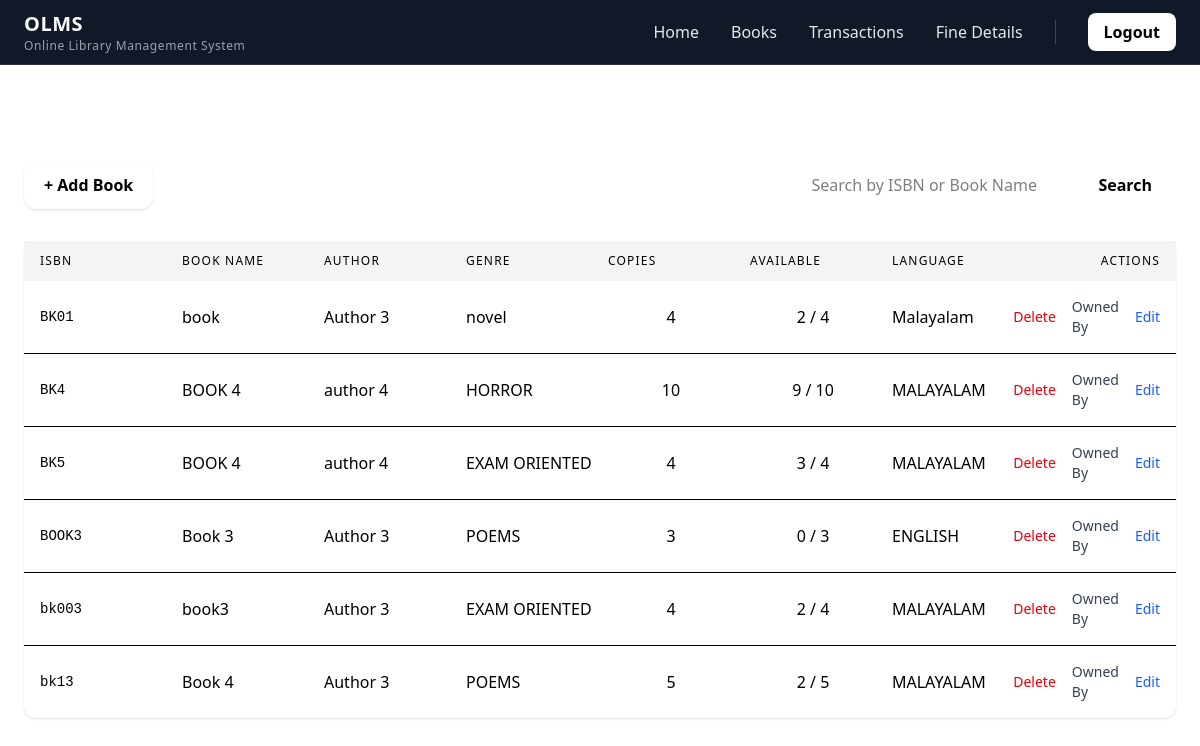
Page /librarian/booklist on the earlier database version.
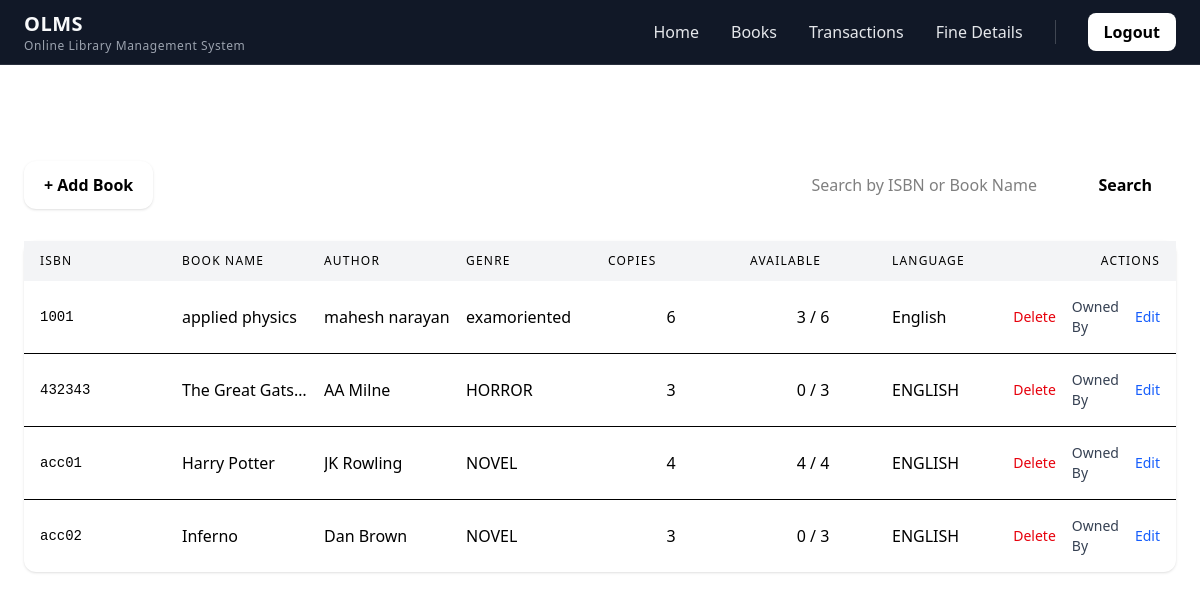
Same page on the later database version.
### common/models.py (models this page shows, shortened)
class Book_details(models.Model):
    Genre_Choice = [
        ('HORROR', 'horror'),
        ('NOVEL', 'novel'),
        ('POEMS', 'poems'),
        ('EXAM ORIENTED','examoriented')
    ]
    Language_Choice=[
        ('ENGLISH','ENGLISH'),
        ('MALAYALAM','MALAYALAM'),
        ('HINDI','HINDI')
    ]
    ISBN = models.CharField(max_length=50, unique=True,)  # ISBN still unique
    cover = models.ImageField(upload_to='covers/', null=True, blank=True)
    Book_name = models.CharField(max_length=100)
    Authors_name = models.CharField(max_length=100)
    Genre = models.CharField(max_length=50,choices=Genre_Choice)
    Language = models.CharField(max_length=50,choices=Language_Choice)
    description = models.TextField(null=True, blank=True)

### librarian/views.py (the view)
# urls.py: path("booklist",views.list_books,name='listofbooks'),
def list_books(request):
    query = request.GET.get("q", "").strip()
    books = (
        Book_details.objects
        .annotate(
            total_copies=Count("copies"),
            available_copies=Count(
                "copies",
                filter=Q(copies__is_available=True)
            )
        )
    )
    if query:
        books = books.filter(
            Q(ISBN__icontains=query) |
            Q(Book_name__icontains=query)
        )
    context = {
        "books": books,
        "query": query,
        "total_books": Book_details.objects.count(),
    }
    return render(request, "librarian/bolist.html", context)

### librarian/templates/librarian/bolist.html (shortened to what this page needs)
{% include 'librarian/lib_header.html' %}
<div class="max-w-7xl mx-auto px-6 py-8 space-y-8 text-white">
  <div class="flex flex-col md:flex-row md:items-center md:justify-between gap-4">
    <h1 class="text-2xl font-semibold tracking-wide">
    </h1>
    <div class="text-sm text-white/60">
    </div>
  </div>
  <div class="relative z-50 flex items-center justify-between gap-6">
    <div class="z-50">
      <a href="{% url 'add_book' %}" class="inline-flex items-center gap-2 px-5 py-3 rounded-xl
                bg-white text-black font-semibold
                shadow hover:bg-gray-200 transition">
        + Add Book
      </a>
    </div>
    <div class="flex-1 flex justify-end z-40">
      <form method="get" class="flex flex-col sm:flex-row gap-4">
        <input type="text" name="q" value="{{ query }}" placeholder="Search by ISBN or Book Name" class="px-4 py-3 rounded-xl bg-white text-black
                      focus:outline-none focus:ring-2 focus:ring-black">
        <button type="submit" class="px-6 py-3 rounded-xl bg-white text-black font-semibold
                       hover:bg-gray-200 transition">
          Search
        </button>
      </form>
    </div>
  </div>
  <div class="bg-white rounded-xl shadow text-black">
    <div class="grid grid-cols-8 gap-4 px-4 py-3 text-xs uppercase tracking-widest bg-gray-100">
      <div>ISBN</div>
      <div>Book Name</div>
      <div>Author</div>
      <div>Genre</div>
      <div>Copies</div>
      <div>Available</div>
      <div>Language</div>
      <div class="text-right">Actions</div>
    </div>
    <div class="divide-y">
      {% for book in books %}
      <div class="grid grid-cols-1 md:grid-cols-8 gap-4 px-4 py-4
                  items-center hover:bg-gray-50 transition">
        <div class="font-mono text-sm break-all">
          {{ book.ISBN }}
        </div>
        <div class="font-medium truncate">
          {{ book.Book_name }}
        </div>
        <div class="truncate">
          {{ book.Authors_name }}
        </div>
        <div>
          {{ book.Genre }}
        </div>
        <div class="text-center">
          {{ book.copies.count }}
        </div>
        <div class="text-center font-medium">
          {{ book.available_copies }} / {{ book.total_copies }}
        </div>
        <div>
          {{ book.Language }}
        </div>
        <div class="flex items-center justify-end gap-4 text-sm">
          <a href="#" class="text-red-600 hover:text-red-800 transition">
            Delete
          </a>
          <a href="#" class="text-gray-700 hover:text-black transition">
            Owned By
          </a>
          <button data-get-url="{% url 'get_book_data' book.ISBN %}" data-update-url="{% url 'update_book' book.ISBN %}"
            onclick="openEditModal(this)" class="text-blue-600 hover:text-blue-800 transition">
            Edit
          </button>
        </div>
      </div>
      {% empty %}
      <div class="px-6 py-10 text-center text-gray-500">
        No books found.
      </div>
      {% endfor %}
    </div>
  </div>
</div>

### librarian/templates/librarian/lib_header.html (shortened to what this page needs)
{% include 'tailwind.html' %}
<nav class="bg-[#111827] sticky top-0 z-50 border-b border-white/10">
  <div class="max-w-7xl mx-auto px-6">
    <div class="flex items-center justify-between h-16">
      <div class="flex flex-col leading-tight text-[#F9FAFB]">
        <span class="text-xl font-bold tracking-wide">
          OLMS
        </span>
        <span class="text-xs text-[#9CA3AF] tracking-wider">
          Online Library Management System
        </span>
      </div>
      <ul class="hidden md:flex items-center gap-8 text-[#E5E7EB] font-medium">
        <li>
          <a href="{% url 'lib_home' %}" class="hover:text-white transition">
            Home
          </a>
        </li>
        <li>
          <a href="{% url 'listofbooks' %}" class="hover:text-white transition">
            Books
          </a>
        </li>
        <li>
          <a href="{% url 'show_transaction' %}" class="hover:text-white transition">
            Transactions
          </a>
        </li>
        <a href="{% url 'fine_dashboard' %}" class="hover:text-white transition">
          Fine Details
        </a>
        <li>
          <a href="{% url 'lib_logout' %}" class="px-4 py-2 rounded-lg
                    bg-white text-black
                    font-semibold
                    hover:bg-gray-200 transition">
            Logout
          </a>
        </li>
      </ul>
    </div>
  </div>
</nav>

### librarian/templates/tailwind.html (shortened to what this page needs)
<!doctype html>
<html>
  <head>
    <script src="https://cdn.jsdelivr.net/npm/@tailwindcss/browser@4"></script>
  </head>
</html>

Differences in the rows shown:
removed Book_details: ISBN "BK4", Book_name "BOOK 4", Authors_name "author 4", Genre "HORROR", copies.count "10", available_copies "9", total_copies "10", Language "MALAYALAM"
removed Book_details: ISBN "BK5", Book_name "BOOK 4", Authors_name "author 4", Genre "EXAM ORIENTED", copies.count "4", available_copies "3", total_copies "4", Language "MALAYALAM"
removed Book_details: ISBN "bk003", Book_name "book3", Authors_name "Author 3", Genre "EXAM ORIENTED", copies.count "4", available_copies "2", total_copies "4", Language "MALAYALAM"
removed Book_details: ISBN "bk13", Book_name "Book 4", Authors_name "Author 3", Genre "POEMS", copies.count "5", available_copies "2", total_copies "5", Language "MALAYALAM"
added Book_details: ISBN "1001", Book_name "applied physics", Authors_name "mahesh narayan", Genre "examoriented", copies.count "6", available_copies "3", total_copies "6", Language "English"
added Book_details: ISBN "432343", Book_name "The Great Gats…", Authors_name "AA Milne", Genre "HORROR", copies.count "3", available_copies "0", total_copies "3", Language "ENGLISH"
changed Book_details: ISBN "BOOK3" → "acc01"; Book_name "Book 3" → "Harry Potter"; Authors_name "Author 3" → "JK Rowling"; Genre "POEMS" → "NOVEL"; copies.count "3" → "4"; available_copies "0" → "4"; total_copies "3" → "4"; moves up the list
changed Book_details: ISBN "BK01" → "acc02"; Book_name "book" → "Inferno"; Authors_name "Author 3" → "Dan Brown"; Genre "novel" → "NOVEL"; copies.count "4" → "3"; available_copies "2" → "0"; total_copies "4" → "3"; Language "Malayalam" → "ENGLISH"
